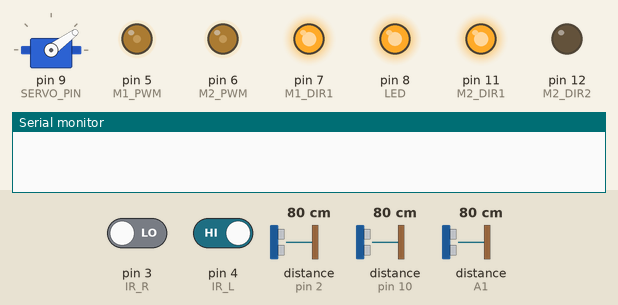
This sketch was run on a simulated Arduino Uno, built with avr-gcc and run on an emulated ATmega328P. Parts: servo, output pins drawn as LEDs (lit = HIGH), the last lines printed to the serial monitor. Wiring (inferred from the names in the program): 3 × ultrasonic range finder: trigger pin 13, echo pin 10 / trigger A2, echo A1 / trigger A5, echo pin 2. The inputs (shaded band) are chosen by the test bench; at power-on: pin 4 (IR_L) HIGH, pin 3 (IR_R) LOW, distance to the obstacle (sensors on pin 10, pin 2, A1) 80 cm. The echo pulse lasts 58.3 µs per cm; pins used as bus, display or sensor lines are not drawn.

Above: at 1.2 s.
1.3 s: pin 4 (IR_L) driven LOW
At 2.5 s:
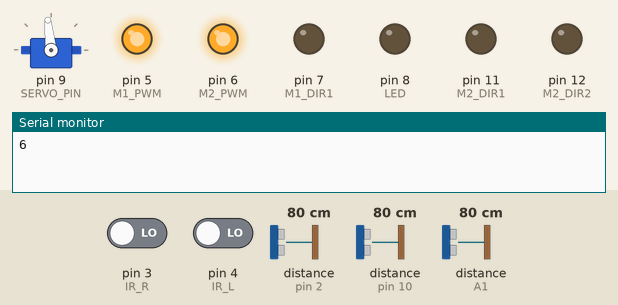
2.8 s: pin 3 (IR_R) driven HIGH
At 5.7 s:
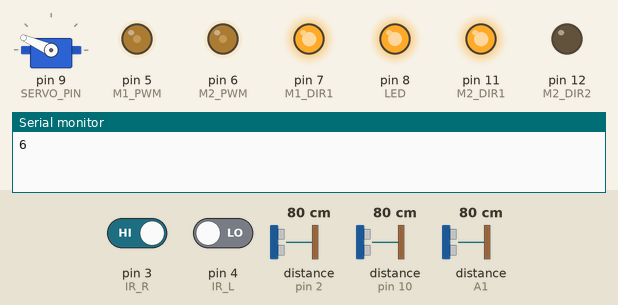
5.8 s: distance to the obstacle (sensor on pin 10) set to 9 cm
7.3 s: distance to the obstacle (sensor on pin 10) set to 6 cm
At 8.7 s:
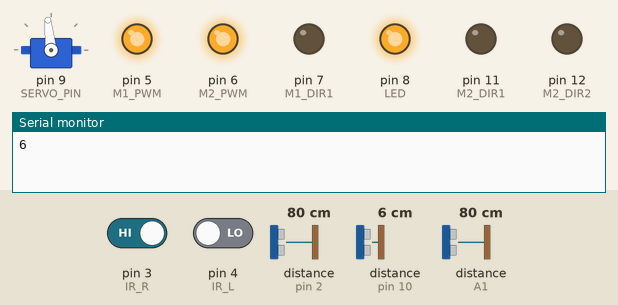
9.1 s: distance to the obstacle (sensor on pin 10) set to 26 cm
10.6 s: distance to the obstacle (sensor on pin 10) set to 31 cm
At 11.6 s:
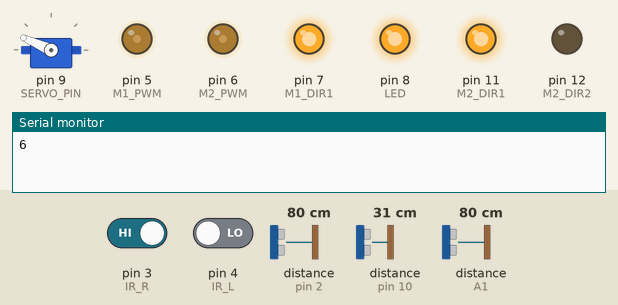
Timing chart, 0 to 13.2 s (numbered marks = the images above; inputs shaded):
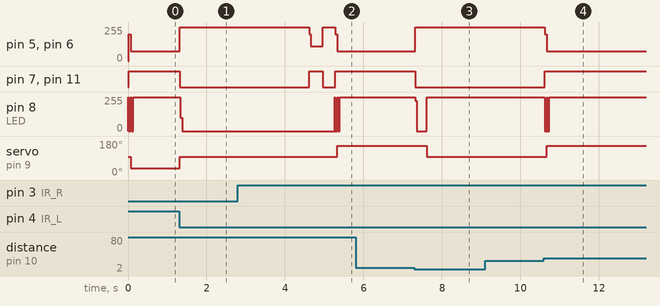

Measured:
- the behaviour switches between 8 and 7 cm on distance to the obstacle (sensor on pin 10) (found by bisection; images 2 and 3)
- the behaviour switches between 28 and 29 cm on distance to the obstacle (sensor on pin 10) (found by bisection; images 3 and 4)
- after the input at 1.3 s, pin 5 (M1_PWM), pin 6 (M2_PWM): 74/255 → 255/255 at once; pin 7 (M1_DIR1), pin 11 (M2_DIR1): HIGH → LOW at once; pin 8 (LED): 253/255 → 0/255 at once; servo on pin 9 (SERVO_PIN): 36° → 96° at once
- after the input at 2.8 s, servo on pin 9 (SERVO_PIN): 96° → 156° after 2.5 s
- after the input at 5.8 s, every drawn part: stays the same
- after the input at 7.3 s, pin 5 (M1_PWM), pin 6 (M2_PWM): 74/255 → 255/255 at once; pin 7 (M1_DIR1), pin 11 (M2_DIR1): HIGH → LOW at once; pin 8 (LED): 253/255 → 0/255 at once, → 255/255 0.30 s later; servo on pin 9 (SERVO_PIN): 156° → 96° after 0.31 s
- after the input at 9.1 s, every drawn part: stays the same
- after the input at 10.6 s, pin 5 (M1_PWM), pin 6 (M2_PWM): 255/255 → 74/255 at once; pin 7 (M1_DIR1), pin 11 (M2_DIR1): LOW → HIGH at once; pin 8 (LED): 255/255 → 253/255 at once; servo on pin 9 (SERVO_PIN): 96° → 156° after 0.06 s

The sketch:

T_course.ino
```cpp
#include <Servo.h>
Servo servo;
const int LED = 8;

const int SERVO_PIN = 9;      // 서보모터1 연결핀
const int IR_R = 3;  //  적외선센서 우측 핀
const int IR_L = 4;  // 적외선센서 좌측 핀

const int M1_PWM = 5;   // DC모터1 PWM 핀 왼l
const int M1_DIR1 = 7;   // DC모터1 DIR1 핀
const int M1_DIR2 = 8;   // DC모터 1 DIR2 핀

const int M2_PWM = 6;   // DC모터2 PWM 핀
const int M2_DIR1 = 11;   // DC모터2 DIR1 핀
const int M2_DIR2 = 12;   // DC모터2 DIR2 핀

const int FC_TRIG  = 13;   // 전방 초음파 센서 TRIG 핀
const int FC_ECHO = 10;  // 전방 초음파 센서 ECHO 핀
const int L_TRIG = A2;  // 좌측 초음파 센서 TRIG 핀
const int L_ECHO = A1;  // 좌측 초음파 센서 ECHO 핀
const int R_TRIG = A5;   // 우측 초음파 센서 TRIG 핀
const int R_ECHO = 2;  // 우측 초음파 센서 ECHO 핀

const int MAX_DISTANCE = 2000; // 초음파 센서의 최대 감지거리


float center;
float left;
float right;

int state = 0;
// 자동차 튜닝 파라미터 =====================================================================
boolean detect_ir = true; // 검출선이 흰색 = true, 검정색 = false

int punch_pwm = 200; // 정지 마찰력 극복 출력 (0 ~ 255)
int punch_time = 50; // 정지 마찰력 극복 시간 (단위 msec)
int stop_time = 300; // 전진후진 전환 시간 (단위 msec)

int max_ai_pwm = 110; // 자율주행 모터 최대 출력 (0 ~ 255)
int min_ai_pwm = 70; // 자율주행 모터 최소 출력 (0 ~ 255)

int angle_offset = 6; // 서보 모터 중앙각 오프셋 (단위: 도) 마이너스 값에서 바퀴가 왼쪽으로 정렬되고 플러스 값에서 오른쪽으로 정렬됨
int angle_limit = 60; // 서보 모터 회전 제한 각 (단위: 도) //55->60으로 수정하였음


float cur_steering;     //현재 스티어링 방향
float cur_speed;        //현재 속도
float compute_steering; //계산한 스티어링 방향(적용될 방향)
float compute_speed;    //계산한 속도(적용될 속도)

float max_pwm;
float min_pwm;

//공간감지를 위한 체크요소들
boolean rightspace_counter = false;
boolean rightspace_open = false;

//주행코스 별 체크 : boolean
boolean rightspace_complete = true;
boolean T_course_complete = true;
boolean Avoidance_complete = true;

// 1 : 시작선 / 2, 3 : 교차로 / 4 : T자 주차 / 5 : 회피주행 / 6 : 종료주차
int stop_line_count = 5;

// 초음파 거리측정
float GetDistance(int trig, int echo)
{
  digitalWrite(trig, LOW);
  delayMicroseconds(4);
  digitalWrite(trig, HIGH);
  delayMicroseconds(20);
  digitalWrite(trig, LOW);

  unsigned long duration = pulseIn(echo, HIGH, 5000); //echo가 high상태후 low까지의 시간을 반환(msec)
  if (duration == 0)          //펄스가 시작되지 않을 시 0을 반환 ->
    return MAX_DISTANCE;      //초음파센서 최대 감지가능 거리
  else
    return duration * 0.17;   // 음속 340m/s
}

// 앞바퀴 조향
void SetSteering(float steering) // -1, 0, 1 파라미터(1은 오른쪽, -1은 왼쪽, 0)
{
  cur_steering = constrain(steering, -1, 1);  // constrain -1~ 1 값으로 제한

  float angle = cur_steering * angle_limit; //(-1 ~ 1) * 55(초기값)
  int servoAngle = angle + 90;
  servoAngle += angle_offset;

  servoAngle = constrain(servoAngle, 0, 180);
  servo.write(servoAngle);
}


// 뒷바퀴 모터회전
void SetSpeed(float speed)                //0.1의 값, 1의 값
{
  speed = constrain(speed, -1, 1);

  // 움직이는 중 반대 방향 명령이거나 움직이다가 정지라면
  if ((cur_speed * speed < 0) || (cur_speed != 0 && speed == 0))
  {
    cur_speed = 0; //움직임 정지명령
    digitalWrite(M1_PWM, HIGH); //왼쪽 뒷바퀴 off
    digitalWrite(M1_DIR1, LOW);
    digitalWrite(M1_DIR2, LOW);

    digitalWrite(M2_PWM, HIGH); //오른 뒷바퀴 off
    digitalWrite(M2_DIR1, LOW);
    digitalWrite(M2_DIR2, LOW);

    if (stop_time > 0)
      delay(stop_time);
  }

  if (cur_speed == 0 && speed != 0) // 정지상태에서 출발이라면
  {
    if (punch_time > 0) //정지마찰력 극복시간 : 50
    {
      if (speed > 0)
      {
        analogWrite(M1_PWM, punch_pwm); //정지마찰력 극복출력 : 200
        digitalWrite(M1_DIR1, HIGH);
        digitalWrite(M1_DIR2, LOW);

        analogWrite(M2_PWM, punch_pwm);
        digitalWrite(M2_DIR1, HIGH);
        digitalWrite(M2_DIR2, LOW);
      }
      else if (speed < 0)
      {
        analogWrite(M1_PWM, punch_pwm);
        digitalWrite(M1_DIR1, LOW);
        digitalWrite(M1_DIR2, HIGH);

        analogWrite(M2_PWM, punch_pwm);
        digitalWrite(M2_DIR1, LOW);
        digitalWrite(M2_DIR2, HIGH);
      }
      delay(punch_time);
    }
  }

  if (speed != 0) // 명령이 정지가 아니라면
  {
    int pwm = abs(speed) * (max_pwm - min_pwm) + min_pwm;           // 0 ~ 255로 변환

    if (speed  > 0) //전진?
    {
      analogWrite(M1_PWM, pwm);
      digitalWrite(M1_DIR1, HIGH);
      digitalWrite(M1_DIR2, LOW);

      analogWrite(M2_PWM, pwm);
      digitalWrite(M2_DIR1, HIGH);
      digitalWrite(M2_DIR2, LOW);
    }
    else if (speed < 0) //후진?
    {
      analogWrite(M1_PWM, pwm);
      digitalWrite(M1_DIR1, LOW);
      digitalWrite(M1_DIR2, HIGH);

      analogWrite(M2_PWM, pwm);
      digitalWrite(M2_DIR1, LOW);
      digitalWrite(M2_DIR2, HIGH);
    }
  }
  cur_speed = speed;
}
void turn_left_fixed() {
  SetSteering(0);
  SetSpeed(0.1);
  delay(350);
  SetSteering(-1);
  delay(2650);
  SetSteering(0);
  SetSpeed(0);
}
void parking_to_backward() {
  SetSpeed(0); delay(1500);        //완전히 정차 후 주차시작
  SetSteering(1);                  //오른쪽으로 바퀴정렬
  SetSpeed(-1);
  delay(900);     //오른쪽 후진으로 0.9초
  SetSteering(-1);
  delay(900);     //왼쪽 후진으로 0.9초 //아마 초음파센서 추가활용가능성
  SetSteering(0);
  SetSpeed(-1);
  delay(500);     //배터리에 따른 조정필요
  SetSteering(0);
  SetSpeed(0);
  delay(2000);    //주차완료
  //코스로 복귀
  SetSteering(-1);
  SetSpeed(1);
  delay(900);
  SetSteering(-1);
  delay(900);
  rightspace_complete = true;
  return;
}
void T_course() {
  // 1초간 정차
  SetSpeed(0);
  SetSteering(0); delay(1000);
  turn_left_fixed();
  while (!(digitalRead(IR_R) != detect_ir && digitalRead(IR_L) != detect_ir)) {
    SetSpeed(-0.5);
  }
  SetSpeed(0);
  //T_course 완료
  T_course_complete = true;
}
void setup() {

  Serial.begin(115200);
  servo.attach(SERVO_PIN); //서보모터 초기화

  pinMode(IR_R, INPUT);
  pinMode(IR_L, INPUT);

  pinMode(M1_PWM, OUTPUT);
  pinMode(M1_DIR1, OUTPUT);
  pinMode(M1_DIR2, OUTPUT);
  pinMode(M2_PWM, OUTPUT);
  pinMode(M2_DIR1, OUTPUT);
  pinMode(M2_DIR2, OUTPUT);

  pinMode(FC_TRIG, OUTPUT);
  pinMode(FC_ECHO, INPUT);

  pinMode(L_TRIG, OUTPUT);
  pinMode(L_ECHO, INPUT);

  pinMode(R_TRIG, OUTPUT);
  pinMode(R_ECHO, INPUT);

  max_pwm = max_ai_pwm;  //파워최대값 : 110
  min_pwm = min_ai_pwm;  //파워최소값 : 70

  SetSteering(0);
  SetSpeed(0);

}

void loop() {
  digitalWrite(LED, true);
  compute_steering = cur_steering;
  compute_speed = cur_speed;

  center = GetDistance(FC_TRIG, FC_ECHO);
  left = GetDistance(L_TRIG, L_ECHO);
  right = GetDistance(R_TRIG, R_ECHO);


  // 평행주차 카운터 감지
  if (right >= 220) {
    rightspace_open = true;
    rightspace_counter = true;
  }
  else if (right <= 120) {
    rightspace_open = false;
  }

  // 공간감지완료 및 카운팅여부(평행주차 시작조건)
  if (!(rightspace_complete == true) && rightspace_open == false
      && rightspace_counter == true) {
    parking_to_backward();
  }

  // 전방에 장애물
  else if (center <= 280) {
    //장애물회피(평행주차 탈출, 회피주행)
    if (stop_line_count == 1) {
      compute_steering = -0.8;
    }
    else if (stop_line_count == 5 && (Avoidance_complete == false)) {
      compute_steering = -0.8;
      Avoidance_complete = true;
    }
    //종료주차
    else {
      if (center <= 70) {
        compute_steering = 0;
        compute_speed = 0;
      }
    }
  }

  // 직진차선
  else if (digitalRead(IR_R) == detect_ir && digitalRead(IR_L) == detect_ir) {
    compute_steering = 0; //바퀴정렬
    compute_speed = 1;    //속도 1
  }
  // 양쪽 차선이 모두 검출된 경우(정지선)
  else if (digitalRead(IR_R) != detect_ir && digitalRead(IR_L) != detect_ir) {
    stop_line_count++;
    Serial.println(stop_line_count);
    //3초간 정차
    compute_steering = 0;
    compute_speed = 0;
    SetSteering(compute_steering);
    SetSpeed(compute_speed);
    delay(3000);

    if (stop_line_count == 4) {
      T_course();
      Serial.print("T_course() complete. stop_line_count : ");
      Serial.println(stop_line_count);
    }
    //loop문 해제를 위한 약간의 전진
    SetSpeed(1);
    delay(300);
  }
  // 오른쪽 차선이 검출된 경우
  else if (digitalRead(IR_R) != detect_ir) {
    compute_steering = -1;//왼쪽으로 바퀴정렬
    compute_speed = 0.1;  //속도 0.1
  }
  //왼쪽 차선이 검출된 경우
  else if (digitalRead(IR_L) != detect_ir) {
    compute_steering = 1; //오른쪽으로 바퀴정렬
    compute_speed = 0.1;  //속도 0.1
  }
  SetSpeed(compute_speed);
  SetSteering(compute_steering);
}
```
